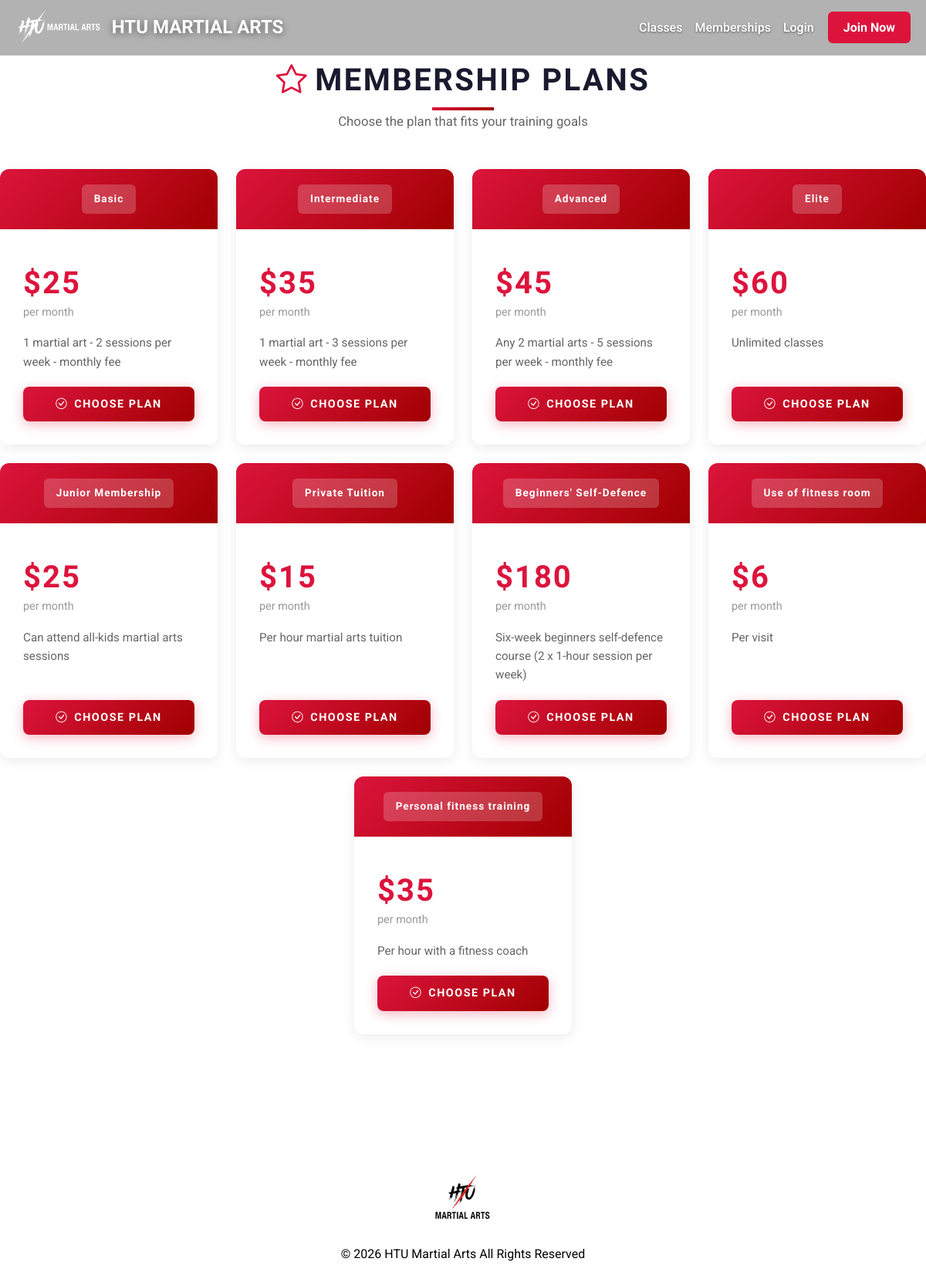
The app's page /prices.php with its own data.
### tables this page shows
CREATE TABLE `memberships` (
  `id` int(11) NOT NULL,
  `type` varchar(50) NOT NULL,
  `price` decimal(10,2) NOT NULL,
  `description` varchar(255) DEFAULT NULL,
  `sessions_per_week` int(11) DEFAULT NULL,
  `allowed_arts` int(11) DEFAULT NULL
);

### prices.php (the view, shortened to what this page needs)
<?php
include 'includes/db.php';
$martialArts = ['Jiu-jitsu', 'Judo', 'Karate', 'Muay Thai'];
$currentPlanNormalized = '';
include 'includes/header.php';
?>
<div class="container" style="padding: 80px 0;">
    <div class="text-center mb-5">
        <h2 class="section-title" style="font-size: 2.5rem; color: #1a1a2e; margin-bottom: 1rem;">
            <i class="bi bi-star me-2" style="color: #DC143C;"></i>Membership Plans
        </h2>
        <p style="color: #666; font-size: 1.05rem; font-weight: 400;">Choose the plan that fits your training goals</p>
    </div>
    <div class="row justify-content-center g-4">
        <?php
        $stmt = $conn->prepare("SELECT id, type, price, description FROM memberships");
        $stmt->execute();
        $result = $stmt->get_result();
        if ($result->num_rows > 0) {
            while($row = $result->fetch_assoc()) {
                $planNormalized = normalizeMembershipType($row['type']);
                $requiresSecondArtField = $planNormalized === 'advanced' && in_array($currentPlanNormalized, ['basic', 'intermediate'], true);
                echo '<div class="col-md-4 col-lg-3">';
                echo '  <div class="card h-100 glass-panel" style="border: none; padding: 0; overflow: hidden; display: flex; flex-direction: column;">';
                echo '    <div style="background: linear-gradient(135deg, #DC143C 0%, #a00000 100%); color: white; padding: 20px; text-align: center;">';
                echo '      <span style="display: inline-block; background: rgba(255,255,255,0.2); padding: 8px 16px; border-radius: 6px; font-size: 0.85rem; font-weight: 700; letter-spacing: 1px;">' . htmlspecialchars($row['type']) . '</span>';
                echo '    </div>';
                echo '    <div style="padding: 30px; display: flex; flex-direction: column; flex-grow: 1;">';
                echo '      <div class="my-3">';
                echo '        <h3 class="fw-bold" style="color: #DC143C; font-size: 2.5rem; margin: 0;">$' . number_format($row['price'], 0) . '</h3>';
                echo '        <small style="color: #999; font-size: 0.9rem;">per month</small>';
                echo '      </div>';
                echo '      <p style="color: #666; flex-grow: 1; font-size: 0.95rem; line-height: 1.6; margin-bottom: 20px;">' . htmlspecialchars($row['description']) . '</p>';
                if (isset($_SESSION['user_id'])) {
                    echo '      <form method="POST" style="width: 100%;">';
                    echo '        <input type="hidden" name="plan_id" value="' . intval($row['id']) . '">';
                    if ($requiresSecondArtField) {
                        echo '        <div class="mb-3">';
                        echo '          <label class="form-label mb-2 fw-600 text-deep-dark">Pick a second martial art</label>';
                        echo '          <select name="martial_art_secondary" class="form-select" required>';
                        echo '            <option value="">Select another martial art...</option>';
                        foreach ($martialArts as $art) {
                            $sanitized = htmlspecialchars($art, ENT_QUOTES, 'UTF-8');
                            echo '            <option value="' . $sanitized . '">' . $sanitized . '</option>';
                        }
                        echo '          </select>';
                        echo '          <small class="text-muted d-block mt-2">Advanced upgrades require two disciplines; please choose your additional art.</small>';
                        echo '        </div>';
                    }
                    echo '        <button type="submit" class="btn w-100 fw-bold" style="background: linear-gradient(135deg, #DC143C 0%, #a00000 100%); color: white; padding: 12px; border-radius: 8px; border: none; font-size: 0.9rem; transition: all 0.3s ease; box-shadow: 0 4px 16px rgba(220,20,60,0.3);">';
                    echo '          <i class="bi bi-check-circle me-2"></i>Select Plan';
                    echo '        </button>';
                    echo '      </form>';
                } else {
                    echo '      <a href="signup.php?plan_id=' . intval($row['id']) . '" class="btn w-100 fw-bold" style="background: linear-gradient(135deg, #DC143C 0%, #a00000 100%); color: white; padding: 12px; border-radius: 8px; border: none; font-size: 0.9rem; transition: all 0.3s ease; box-shadow: 0 4px 16px rgba(220,20,60,0.3); text-decoration: none; display: block; text-align: center;">';
                    echo '        <i class="bi bi-check-circle me-2"></i>Choose Plan';
                    echo '      </a>';
                }
                echo '    </div>';
                echo '  </div>';
                echo '</div>';
            }
        }
        ?>
    </div>
</div>
<?php include 'includes/footer.php'; ?>

### css/sport-theme.css (style rules this page uses)
:root { --font-heading: 'Oswald', sans-serif; --font-nike: 'Montserrat', sans-serif; --font-body: 'Roboto', sans-serif; --font-mono: 'JetBrains Mono', monospace; --color-primary: #DC143C; --color-primary-dark: #a00000; --color-primary-light: #ff1744; --color-black: #000000; --color-dark: #000000; --color-dark-blue: #16213e; --color-white: #FFFFFF; --color-grey: #f5f5f58d; --color-grey-light: #f8f9fa; --color-grey-dark: #666666; --color-border: #e0e0e0; --color-deep-dark: #1a1a2e; --gradient-primary: linear-gradient(135deg, #DC143C 0%, #a00000 100%); --gradient-dark: linear-gradient(135deg, #1a1a2e 0%, #16213e 100%); --gradient-hero: linear-gradient(135deg, #1a1a2e 0%, #16213e 50%, #0f3460 100%); --shadow-sm: 0 2px 8px rgba(0, 0, 0, 0.08); --shadow-md: 0 4px 16px rgba(0, 0, 0, 0.12); --shadow-lg: 0 8px 32px rgba(0, 0, 0, 0.16); --shadow-xl: 0 12px 48px rgba(0, 0, 0, 0.24); --shadow-primary: 0 8px 24px rgba(220, 20, 60, 0.4); --spacing-xs: 8px; --spacing-sm: 16px; --spacing-md: 24px; --spacing-lg: 40px; --spacing-xl: 80px; --transition-fast: 0.2s ease; --transition-smooth: cubic-bezier(0.4, 0, 0.2, 1); --transition-bounce: cubic-bezier(0.68, -0.55, 0.265, 1.55); }
* { margin: 0; padding: 0; box-sizing: border-box; }
body { font-family: var(--font-body); color: var(--color-black); line-height: 1.6; overflow-x: hidden; background: var(--color-white); -webkit-font-smoothing: antialiased; -moz-osx-font-smoothing: grayscale; }
h1, h2, h3, h4, h5, h6 { font-family: var(--font-heading); font-weight: 700; text-transform: uppercase; letter-spacing: 2px; color: var(--color-dark); }
h2 { font-size: clamp(2rem, 5vw, 3.5rem); letter-spacing: 2.5px; }
h3 { font-size: clamp(1.5rem, 3vw, 2rem); letter-spacing: 2px; }
html { scroll-behavior: smooth; }
.container { max-width: 1200px; margin: 0 auto; padding: 0 20px; }
.section-title { font-size: clamp(2rem, 5vw, 3.5rem); text-align: center; margin-bottom: 60px; position: relative; display: inline-block; width: 100%; }
.section-title::after { content: ''; position: absolute; bottom: -15px; left: 50%; transform: translateX(-50%); width: 80px; height: 4px; background: var(--gradient-primary); }
.card { background: rgba(255, 255, 255, 0.85); backdrop-filter: blur(10px); -webkit-backdrop-filter: blur(10px); border-radius: 12px; padding: 30px; box-shadow: var(--shadow-sm), 0 0 0 1px rgba(255, 255, 255, 0.1) inset; transition: all 0.4s var(--transition-smooth); border: 1px solid rgba(255, 255, 255, 0.3); }
.glass-panel { background: rgba(255, 255, 255, 0.95); backdrop-filter: blur(10px); -webkit-backdrop-filter: blur(10px); border-radius: 12px; box-shadow: 0 4px 16px rgba(0, 0, 0, 0.08); border: 1px solid rgba(255, 255, 255, 0.3); padding: 30px; }
.btn { display: inline-block; padding: 14px 35px; font-weight: 700; text-transform: uppercase; letter-spacing: 1.5px; border: none; cursor: pointer; transition: all 0.4s var(--transition-smooth); text-decoration: none; position: relative; overflow: hidden; font-size: 0.95rem; }

### records on screen
memberships: type "Basic", price "25", description "1 martial art - 2 sessions per week - monthly fee"
memberships: type "Intermediate", price "35", description "1 martial art - 3 sessions per week - monthly fee"
memberships: type "Advanced", price "45", description "Any 2 martial arts - 5 sessions per week - monthly fee"
memberships: type "Elite", price "60", description "Unlimited classes"
memberships: type "Junior Membership", price "25", description "Can attend all-kids martial arts sessions"
memberships: type "Private Tuition", price "15", description "Per hour martial arts tuition"
memberships: type "Beginners' Self-Defence", price "180", description "Six-week beginners self-defence course (2 x 1-hour session per week)"
memberships: type "Use of fitness room", price "6", description "Per visit"
memberships: type "Personal fitness training", price "35", description "Per hour with a fitness coach"
